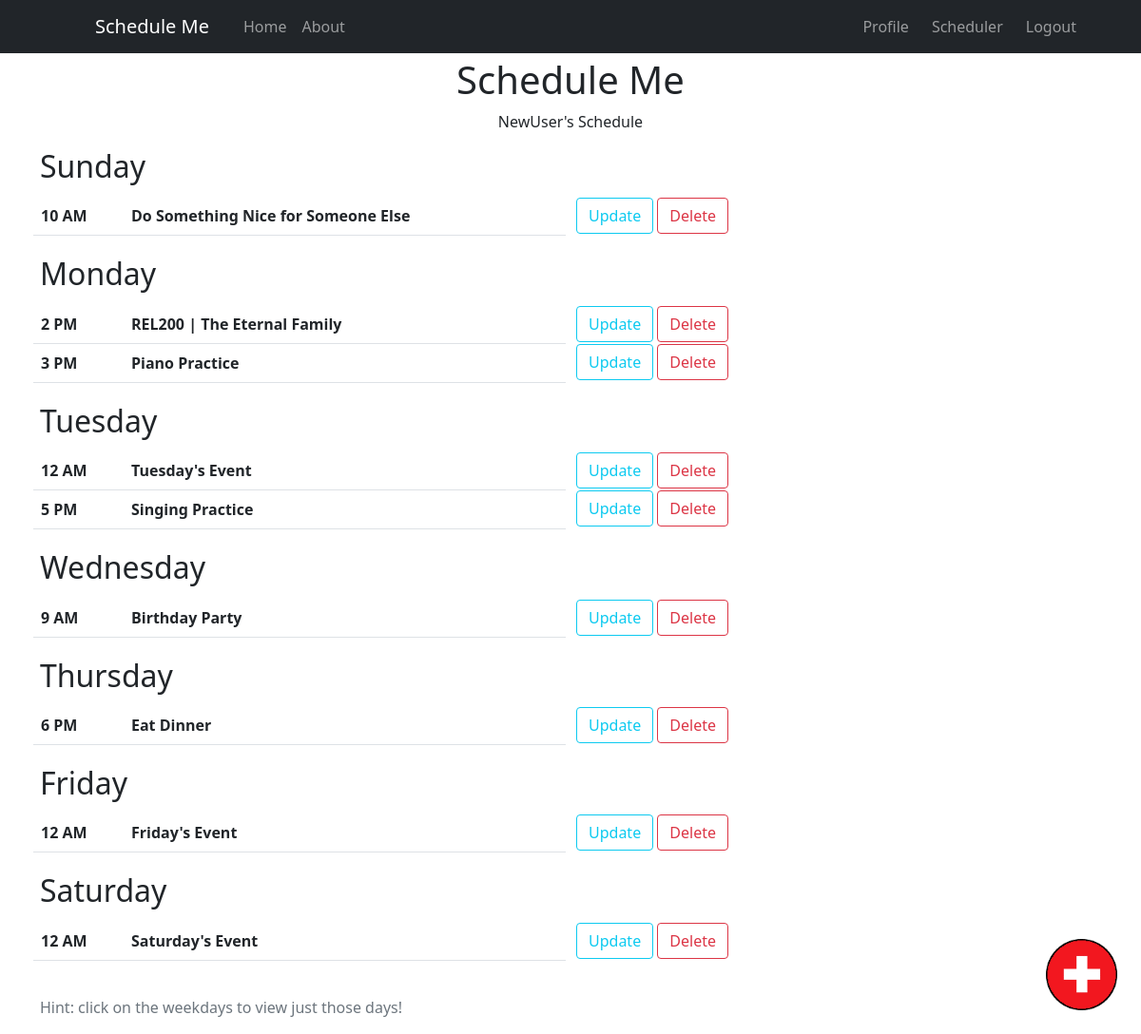
Screenshot of /scheduler/ (signed in) with the database file from the repository.
### schedule/models.py (models this page shows, shortened)
class Event(models.Model):
    TIME_CHOICES = (
        (0, '12 AM'), (1, '1 AM'), (2, '2 AM'), (3, '3 AM'),
        (4, '4 AM'), (5, '5 AM'), (6, '6 AM'), (7, '7 AM'),
        (8, '8 AM'), (9, '9 AM'), (10, '10 AM'), (11, '11 AM'),
        (12, '12 PM'), (13, '1 PM'), (14, '2 PM'), (15, '3 PM'),
        (16, '4 PM'), (17, '5 PM'), (18, '6 PM'), (19, '7 PM'),
        (20, '8 PM'), (21, '9 PM'), (22, '10 PM'), (23, '11 PM'),
    )
    DAY_CHOICES = (
        ('Sunday', 'Sunday'),
        ('Monday', 'Monday'),
        ('Tuesday', 'Tuesday'),
        ('Wednesday', 'Wednesday'),
        ('Thursday', 'Thursday'),
        ('Friday', 'Friday'),
        ('Saturday', 'Saturday'),
    )
    title = models.CharField(max_length=50)
    time = models.IntegerField(choices=TIME_CHOICES)
    day = models.CharField(max_length=9, choices=DAY_CHOICES)
    creator = models.ForeignKey(User, on_delete=models.CASCADE)

### users/views.py (the view)
# urls.py: path('scheduler/', user_views.scheduler, name='scheduler'),
@login_required
def scheduler(request):
    event_list = Event.objects.all().filter(creator=request.user.id).order_by('day', 'time')
    sundays = Event.objects.all().filter(creator=request.user.id, day__contains='Sunday').order_by('time')
    mondays = Event.objects.all().filter(creator=request.user.id, day__contains='Monday').order_by('time')
    tuesdays = Event.objects.all().filter(creator=request.user.id, day__contains='Tuesday').order_by('time')
    wednesdays = Event.objects.all().filter(creator=request.user.id, day__contains='Wednesday').order_by('time')
    thursdays = Event.objects.all().filter(creator=request.user.id, day__contains='Thursday').order_by('time')
    fridays = Event.objects.all().filter(creator=request.user.id, day__contains='Friday').order_by('time')
    saturdays = Event.objects.all().filter(creator=request.user.id, day__contains='Saturday').order_by('time')
    context = {
        'events': event_list,
        'sundays': sundays,
        'mondays': mondays,
        'tuesdays': tuesdays,
        'wednesdays': wednesdays,
        'thursdays': thursdays,
        'fridays': fridays,
        'saturdays': saturdays,
    }
    return render(request, 'users/scheduler.html', context)

### users/templates/users/scheduler.html (shortened to what this page needs)
{% extends "schedule/base.html" %}
{% block content %}
    <h1 class='text-center'>Schedule Me</h1><p class='text-center'>{{ user.username }}'s Schedule</p>
    {% if events %}
        {% if sundays %}
        <h2 class='text'><a class='text-decoration-none text-dark' href="event_day/Sunday">Sunday</a></h2>
        <div class="row">
            <div class="column">
                <table class="table", style="width: 100%">
                {% for item in sundays %}
                    <tr>    <th id="time">{{ item.get_time_display }}</th>    <th>{{ item.title }}</th>     </tr>
                {% endfor %}
                </table>
            </div>
            <div class='column'>
                <table class="table-borderless" height='40px'>
                {% for item in sundays %}
                <tr><th height='40px'>
                    <a class='btn btn-outline-info' href="{% url 'event-update' item.id %}">Update</a>
                    <a class='delete-button btn btn-outline-danger' href="{% url 'event-delete' item.id %}">Delete</a>
                </th></tr>
                {% endfor %}
                </table>
            </div>
        </div>
        {% endif %}
        {% if mondays %}
        <h2 class='text'><a class='text-decoration-none text-dark' href="event_day/Monday">Monday</a></h2>
        <div class="row">
            <div class="column">
                <table class="table", style="width: 100%">
                {% for item in mondays %}
                    <tr>    <th id="time">{{ item.get_time_display }}</th>    <th>{{ item.title }}</th>     </tr>
                {% endfor %}
                </table>
            </div>
            <div class='column'>
                <table class="table-borderless" height='40px'>
                {% for item in mondays %}
                <tr><th height='40px'>
                    <a class='btn btn-outline-info' href="{% url 'event-update' item.id %}">Update</a>
                    <a class='delete-button btn btn-outline-danger' href="{% url 'event-delete' item.id %}">Delete</a>
                </th></tr>
                {% endfor %}
                </table>
            </div>
        </div>
        {% endif %}
        {% if tuesdays %}
        <h2 class='text'><a class='text-decoration-none text-dark' href="event_day/Tuesday">Tuesday</a></h2>
        <div class="row">
            <div class="column">
                <table class="table", style="width: 100%">
                {% for item in tuesdays %}
                    <tr>    <th id="time">{{ item.get_time_display }}</th>    <th>{{ item.title }}</th>     </tr>
                {% endfor %}
                </table>
            </div>
            <div class='column'>
                <table class="table-borderless" height='40px'>
                {% for item in tuesdays %}
                <tr><th height='40px'>
                    <a class='btn btn-outline-info' href="{% url 'event-update' item.id %}">Update</a>
                    <a class='delete-button btn btn-outline-danger' href="{% url 'event-delete' item.id %}">Delete</a>
                </th></tr>
                {% endfor %}
                </table>
            </div>
        </div>
        {% endif %}
        {% if wednesdays %}
        <h2 class='text'><a class='text-decoration-none text-dark' href="event_day/Wednesday">Wednesday</a></h2>
        <div class="row">
            <div class="column">
                <table class="table", style="width: 100%">
                {% for item in wednesdays %}
                    <tr>    <th id="time">{{ item.get_time_display }}</th>    <th>{{ item.title }}</th>     </tr>
                {% endfor %}
                </table>
            </div>
            <div class='column'>
                <table class="table-borderless" height='40px'>
                {% for item in wednesdays %}
                <tr><th height='40px'>
                    <a class='btn btn-outline-info' href="{% url 'event-update' item.id %}">Update</a>
                    <a class='delete-button btn btn-outline-danger' href="{% url 'event-delete' item.id %}">Delete</a>
                </th></tr>
                {% endfor %}
                </table>
            </div>
        </div>
        {% endif %}
        {% if thursdays %}
        <h2 class='text'><a class='text-decoration-none text-dark' href="event_day/Thursday">Thursday</a></h2>
        <div class="row">
            <div class="column">
                <table class="table", style="width: 100%">
                {% for item in thursdays %}
                    <tr>    <th id="time">{{ item.get_time_display }}</th>    <th>{{ item.title }}</th>     </tr>
                {% endfor %}
                </table>
            </div>
            <div class='column'>
                <table class="table-borderless" height='40px'>
                {% for item in thursdays %}
                <tr><th height='40px'>
                    <a class='btn btn-outline-info' href="{% url 'event-update' item.id %}">Update</a>
                    <a class='delete-button btn btn-outline-danger' href="{% url 'event-delete' item.id %}">Delete</a>
                </th></tr>
                {% endfor %}
                </table>
            </div>
        </div>
        {% endif %}
        {% if fridays %}
        <h2 class='text'><a class='text-decoration-none text-dark' href="event_day/Friday">Friday</a></h2>
        <div class="row">
            <div class="column">
                <table class="table", style="width: 100%">
                {% for item in fridays %}
                    <tr>    <th id="time">{{ item.get_time_display }}</th>    <th>{{ item.title }}</th>     </tr>
                {% endfor %}
                </table>
            </div>
            <div class='column'>
                <table class="table-borderless" height='40px'>
                {% for item in fridays %}
                <tr><th height='40px'>
                    <a class='btn btn-outline-info' href="{% url 'event-update' item.id %}">Update</a>
                    <a class='delete-button btn btn-outline-danger' href="{% url 'event-delete' item.id %}">Delete</a>
                </th></tr>
                {% endfor %}
                </table>
            </div>
        </div>
        {% endif %}
        {% if saturdays %}
        <h2 class='text'><a class='text-decoration-none text-dark' href="event_day/Saturday">Saturday</a></h2>
        <div class="row">
            <div class="column">
                <table class="table", style="width: 100%">
                {% for item in saturdays %}
                    <tr>    <th id="time">{{ item.get_time_display }}</th>    <th>{{ item.title }}</th>     </tr>
                {% endfor %}
                </table>
            </div>
            <div class='column'>
                <table class="table-borderless" height='40px'>
                {% for item in saturdays %}
                <tr><th height='40px' text-align="right">
                    <a class='btn btn-outline-info' href="{% url 'event-update' item.id %}">Update</a>
                    <a class='delete-button btn btn-outline-danger' href="{% url 'event-delete' item.id %}">Delete</a>
                </th></tr>
                {% endfor %}
                </table>
            </div>
        </div>
        {% endif %}
    {% else %}
        <p>No event list</p>
    {% endif %}
    {% if events %}
    <footer class='text-muted'><p>Hint: click on the weekdays to view just those days!</p></footnote>
    {% else %}
    <footer class='text-muted'><p>Hint: click on the '+' in the bottom-right corner to add a new event!</p></footnote>
    {% endif %}
    <a href="{% url 'event-create' %}"><img class='floating-bottom-right' src='/static/img/red plus.png'></a>
{% endblock content %}

### schedule/static/css/styles.css (style rules this page uses)
.floating-bottom-right { position: fixed; bottom: 0; right: 0; margin: 25px; width: 75px; height: auto; }
.row { display: flex; }
.column { flex: 50%; padding: 5px; }
th#time { width: 95px; height:40 px; margin-left: 50px; }

### rows the page displays
Event: time "10 AM", title "Do Something Nice for Someone Else"
Event: time "2 PM", title "REL200 | The Eternal Family"
Event: time "3 PM", title "Piano Practice"
Event: time "12 AM", title "Tuesday's Event"
Event: time "5 PM", title "Singing Practice"
Event: time "9 AM", title "Birthday Party"
Event: time "6 PM", title "Eat Dinner"
Event: time "12 AM", title "Friday's Event"
Event: time "12 AM", title "Saturday's Event"

### other values shown
{{ user.username }} "NewUser"
